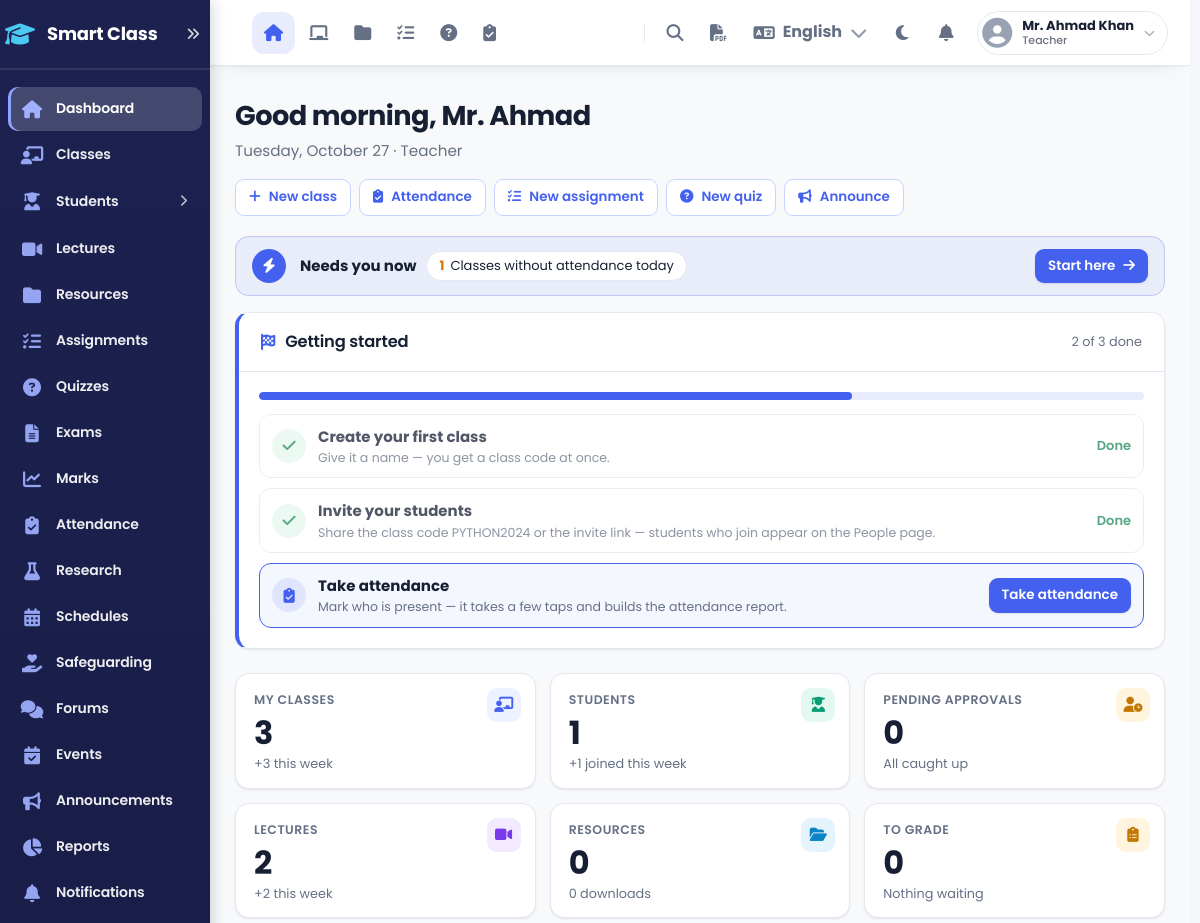
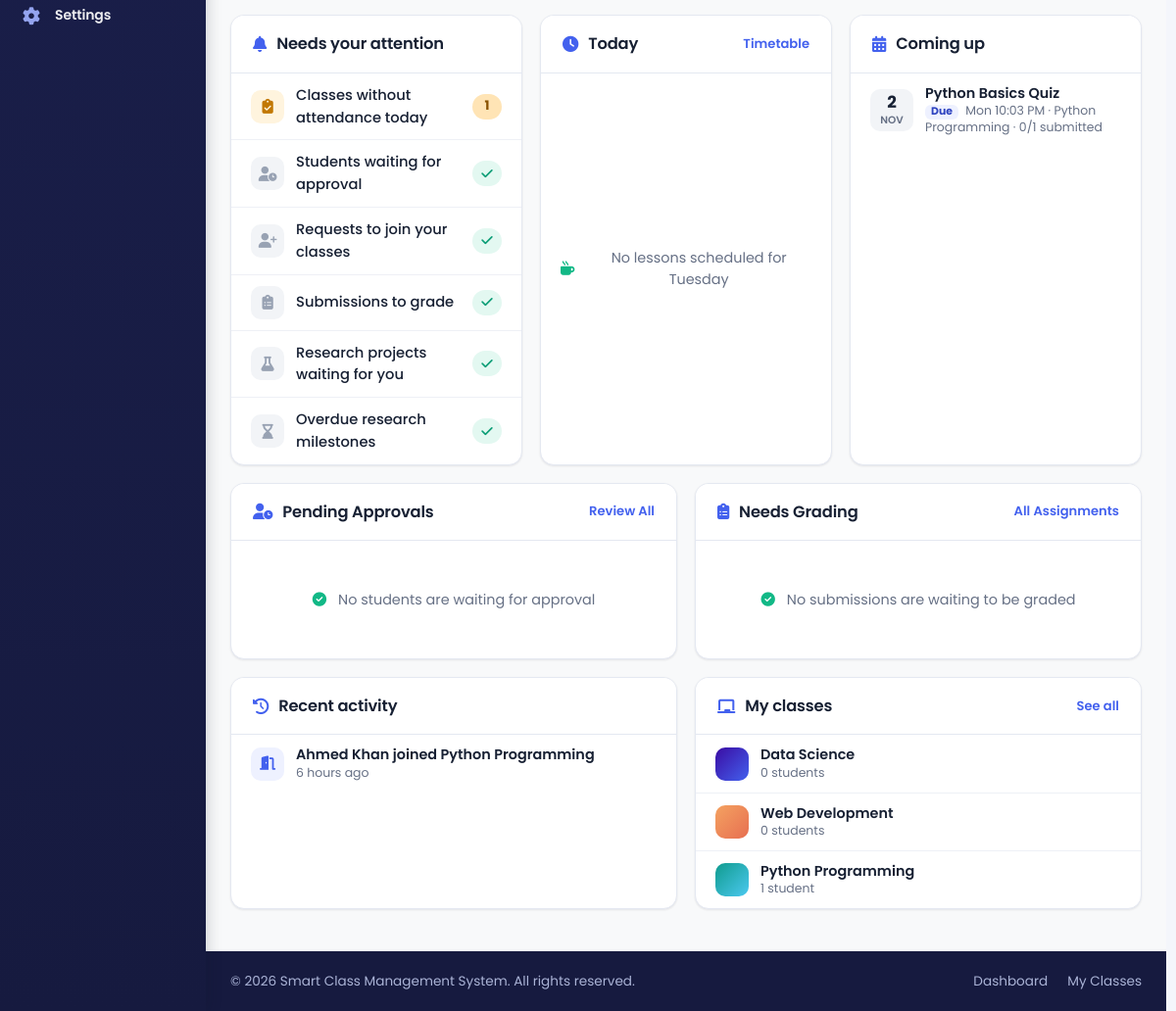
/pages/dashboard.php (signed in), run on the app's committed database (2 pictures, top to bottom).
### tables this page shows
CREATE TABLE assignments (
    id INT UNSIGNED AUTO_INCREMENT PRIMARY KEY,
    class_id INT UNSIGNED NOT NULL,
    topic_id INT UNSIGNED DEFAULT NULL,
    teacher_id INT UNSIGNED NOT NULL,
    title VARCHAR(200) NOT NULL,
    description TEXT,
    due_date DATETIME,
    max_marks INT UNSIGNED DEFAULT 100,
    rubric TEXT DEFAULT NULL COMMENT 'JSON list of criteria - points add up to max_marks',
    release_mode ENUM('instant', 'manual') NOT NULL DEFAULT 'instant',
    results_released_at DATETIME DEFAULT NULL,
    created_at DATETIME NOT NULL DEFAULT CURRENT_TIMESTAMP,
    updated_at DATETIME NOT NULL DEFAULT CURRENT_TIMESTAMP ON UPDATE CURRENT_TIMESTAMP,
    FOREIGN KEY (topic_id) REFERENCES class_topics(id) ON DELETE SET NULL,
    FOREIGN KEY (class_id) REFERENCES classes(id) ON DELETE CASCADE,
    FOREIGN KEY (teacher_id) REFERENCES users(id) ON DELETE CASCADE,
    INDEX idx_class (class_id),
    INDEX idx_due (due_date)
);

CREATE TABLE classes (
    id INT UNSIGNED AUTO_INCREMENT PRIMARY KEY,
    teacher_id INT UNSIGNED NOT NULL,
    class_name VARCHAR(100) NOT NULL,
    class_code VARCHAR(20) NOT NULL UNIQUE,
    description TEXT,
    tags VARCHAR(255) DEFAULT NULL,
    image VARCHAR(255) DEFAULT NULL,
    stream_permission ENUM('post', 'comment', 'teacher_only') NOT NULL DEFAULT 'comment' COMMENT 'post = students post + comment, comment = students comment only, teacher_only = read only',
    require_approval TINYINT(1) NOT NULL DEFAULT 1 COMMENT '1 = students who use the class code wait for teacher approval',
    theme VARCHAR(20) NOT NULL DEFAULT 'auto',
    is_active TINYINT(1) NOT NULL DEFAULT 1,
    year_id INT UNSIGNED DEFAULT NULL,
    ai_students TINYINT(1) NOT NULL DEFAULT 1 COMMENT 'students may use AI helpers in this class',
    created_at DATETIME NOT NULL DEFAULT CURRENT_TIMESTAMP,
    updated_at DATETIME NOT NULL DEFAULT CURRENT_TIMESTAMP ON UPDATE CURRENT_TIMESTAMP,
    FOREIGN KEY (teacher_id) REFERENCES users(id) ON DELETE CASCADE,
    INDEX idx_teacher (teacher_id),
    INDEX idx_code (class_code)
);

### pages/dashboard.php (the view, shortened to what the rows shown need)
<?php
require_once dirname(__DIR__) . '/includes/auth.php';
$role = $current_user_role;
$uid  = $current_user_id;
$now      = date('Y-m-d H:i:s');
$week_ago = date('Y-m-d H:i:s', strtotime('-7 days'));
function dashCount($sql, $params) {
    global $db;
    return (int) ($db->fetchOne($sql, $params)['c'] ?? 0);
}
$url = fn($path) => APP_URL . '/' . $path;
if ($role === 'teacher') {
    $joins_week = dashCount(
        "SELECT COUNT(*) AS c FROM class_members cm
         INNER JOIN classes c ON cm.class_id = c.id
         WHERE " . teachesClassSql('c') . " AND c.is_active = 1 AND cm.joined_at >= ?", [$uid, $week_ago]);
    $pending_list   = getPendingStudentsFor($uid, isAdmin());
    $deadlines = [];
    foreach ($db->fetchAll(
        "SELECT a.id, a.title, a.due_date, c.class_name,
                (SELECT COUNT(*) FROM submissions s WHERE s.assignment_id = a.id) AS submitted,
                (SELECT COUNT(*) FROM class_members cm WHERE cm.class_id = a.class_id) AS students
         FROM assignments a
         INNER JOIN classes c ON a.class_id = c.id
         WHERE " . teachesClassSql('c') . " AND c.is_active = 1 AND a.due_date >= ?
         ORDER BY a.due_date ASC LIMIT 4", [$uid, $now]) as $d) {
        $deadlines[] = $d + ['note' => $d['submitted'] . '/' . $d['students'] . ' submitted'];
    }
    $side_left = [
        'title' => 'Pending Approvals', 'icon' => 'fa-user-clock',
        'link' => $url('pages/students/approve.php'), 'link_label' => 'Review All',
        'empty' => 'No students are waiting for approval',
        'items' => array_map(fn($r) => [
            'icon' => 'fa-user-clock', 'class' => 'warning',
            'text' => $r['name'] . ' — ' . $r['email'], 'sub' => 'Registered ' . timeAgo($r['created_at']) . ' · tap to review',
            'url' => $url('pages/students/review.php?id=' . (int) $r['id']),
        ], array_slice($pending_list, 0, 5)),
    ];
    $side_right = [
        'title' => 'Needs Grading', 'icon' => 'fa-clipboard-list',
        'link' => $url('pages/assignments/view.php'), 'link_label' => 'All Assignments',
        'empty' => 'No submissions are waiting to be graded',
        'items' => array_map(fn($r) => [
            'icon' => 'fa-file-signature', 'class' => $r['status'] === 'late' ? 'warning' : 'info',
            'text' => $r['name'] . ' — ' . $r['title'],
            'sub' => $r['class_name'] . ' · submitted ' . ($r['status'] === 'late' ? 'late ' : '') . timeAgo($r['submitted_at']),
            'url' => $url('pages/assignments/view.php?id=' . (int) $r['id']),
        ], $db->fetchAll(
            "SELECT u.name, a.id, a.title, c.class_name, s.submitted_at, s.status FROM submissions s
             INNER JOIN assignments a ON s.assignment_id = a.id
             INNER JOIN classes c ON a.class_id = c.id
             INNER JOIN users u ON s.student_id = u.id
             WHERE " . teachesClassSql('c') . " AND c.is_active = 1 AND s.status IN ('submitted', 'late')
             ORDER BY s.submitted_at ASC LIMIT 5", [$uid])),
    ];
}
$hour = (int) date('G');
$greeting = $hour < 12 ? 'Good morning' : ($hour < 18 ? 'Good afternoon' : 'Good evening');
$parts = preg_split('/\s+/', trim($current_user_name));
$short_name = (in_array(rtrim(strtolower($parts[0]), '.'), ['mr', 'mrs', 'ms', 'dr', 'prof'], true) && isset($parts[1])) ? $parts[0] . ' ' . $parts[1] : $parts[0];
$scope = $role === 'student'
    ? "EXISTS (SELECT 1 FROM class_members cm0 WHERE cm0.class_id = c.id AND cm0.student_id = ?)"
    : "EXISTS (SELECT 1 FROM class_teachers ct0 WHERE ct0.class_id = c.id AND ct0.teacher_id = ?)";
$coming = [];
$my_classes = [];
try {
    foreach ($deadlines as $d) {
        $coming[] = ['kind' => 'Due', 'icon' => 'fa-tasks', 'title' => $d['title'], 'sub' => $d['class_name'] . ' · ' . $d['note'], 'at' => $d['due_date'], 'url' => $url('pages/assignments/view.php?id=' . (int) $d['id'])];
    }
    usort($coming, fn($a, $b) => strtotime($a['at']) - strtotime($b['at']));
    $coming = array_slice($coming, 0, 6);
    $my_classes = $db->fetchAll("SELECT c.id, c.class_name, c.theme, (SELECT COUNT(*) FROM class_members m WHERE m.class_id = c.id) AS members FROM classes c
                                 WHERE c.is_active = 1 AND {$scope} ORDER BY c.created_at DESC LIMIT 6", [$uid]);
} catch (Throwable $e) {
    error_log('SmartClass: dashboard extras: ' . $e->getMessage());
}
$first_run = $role === 'teacher' ? teacherFirstRun($uid) : null;
include dirname(__DIR__) . '/includes/app_header.php';
?>
<section class="dash-hero">
    <div>
        <h1><?php echo $greeting; ?>, <?php echo htmlspecialchars($short_name); ?></h1>
    </div>
</section>
<?php if ($first_run && !$first_run['finished']): ?>
<div class="content-card firstrun-card" id="firstRun">
    <div class="card-head"><h2><i class="fas fa-flag-checkered"></i> Getting started</h2>
        <span class="form-hint" style="margin:0;"><?php echo (int) $first_run['done']; ?> of <?php echo (int) $first_run['total']; ?> done</span></div>
</div>
<?php endif; ?>
<div class="dash-row three">
    <div class="content-card">
        <div class="card-head"><h2><i class="fas fa-bell"></i> Needs your attention</h2></div>
    </div>
    <div class="content-card">
        <div class="card-head"><h2><i class="fas fa-clock"></i> Today</h2><a href="<?php echo $url('pages/schedules/view.php'); ?>" class="view-all">Timetable</a></div>
    </div>
    <div class="content-card">
        <div class="card-head"><h2><i class="fas fa-calendar-alt"></i> Coming up</h2></div>
        <div class="feed">
            <?php if (!$coming): ?>
            <div class="feed-empty"><i class="fas fa-calendar-check"></i> Nothing due or scheduled soon</div>
            <?php else: foreach (array_slice($coming, 0, 4) as $c): $t = strtotime($c['at']); $soon = ($t - time()) < 172800; ?>
            <a class="feed-row" href="<?php echo htmlspecialchars($c['url']); ?>">
                <span class="date-chip<?php echo $soon ? ' soon' : ''; ?>"><b><?php echo date('j', $t); ?></b><small><?php echo date('M', $t); ?></small></span>
                <span class="feed-text"><strong><?php echo htmlspecialchars($c['title']); ?></strong>
                    <small><span class="kind-tag"><?php echo $c['kind']; ?></span> <?php echo date('D g:i A', $t); ?> · <?php echo htmlspecialchars($c['sub']); ?></small></span>
            </a>
            <?php endforeach; endif; ?>
        </div>
    </div>
</div>
<div class="dash-row two">
    <?php foreach ([$side_left, $side_right] as $panel): ?>
    <div class="content-card">
        <div class="card-head"><h2><i class="fas <?php echo $panel['icon']; ?>"></i> <?php echo htmlspecialchars($panel['title']); ?></h2>
            <a href="<?php echo htmlspecialchars($panel['link']); ?>" class="view-all"><?php echo htmlspecialchars($panel['link_label']); ?></a></div>
    </div>
    <?php endforeach; ?>
</div>
<div class="dash-row two">
    <div class="content-card">
        <div class="card-head"><h2><i class="fas fa-history"></i> Recent activity</h2></div>
    </div>
    <div class="content-card">
        <div class="card-head"><h2><i class="fas fa-chalkboard"></i> My classes</h2><a href="<?php echo $url('pages/classes/my-classes.php'); ?>" class="view-all">See all</a></div>
        <div class="feed">
            <?php if (!$my_classes): ?>
            <div class="feed-empty"><i class="fas fa-chalkboard"></i> <?php echo $role === 'teacher' ? 'Create your first class to get started' : 'Join a class with its code to get started'; ?></div>
            <?php else: foreach (array_slice($my_classes, 0, 5) as $mc): ?>
            <a class="feed-row" href="<?php echo $url('pages/classes/stream.php?id=' . (int) $mc['id']); ?>">
                <span class="class-dot" style="background: <?php echo classTheme($mc); ?>;"></span>
                <span class="feed-text"><strong><?php echo htmlspecialchars($mc['class_name']); ?></strong>
                    <small><?php echo (int) $mc['members']; ?> student<?php echo (int) $mc['members'] === 1 ? '' : 's'; ?></small></span>
            </a>
            <?php endforeach; endif; ?>
        </div>
    </div>
</div>
<?php include dirname(__DIR__) . '/includes/app_footer.php'; ?>

### data on the page
assignments: due_date "2", due_date "NOV", title "Python Basics Quiz", kind "Due", due_date "Mon 10:03 PM", sub "Python Programming · 0/1 submitted"
classes: class_name "Data Science", members "0"
classes: class_name "Web Development", members "0"
classes: class_name "Python Programming", members "1"

### other printed values
APP_NAME === 'SmartClass' ? 'Smart Class' : APP_NAME "Smart Class"
$hdr_m['title'] "Classes"
$hdr_m['title'] "Students"
$hdr_m['title'] "Lectures"
$hdr_m['title'] "Resources"
$hdr_m['title'] "Assignments"
$hdr_m['title'] "Quizzes"
$hdr_m['title'] "Exams"
$hdr_m['title'] "Marks"
$hdr_m['title'] "Attendance"
$hdr_m['title'] "Research"
$hdr_m['title'] "Schedules"
$hdr_m['title'] "Safeguarding"
$hdr_m['title'] "Forums"
$hdr_m['title'] "Events"
